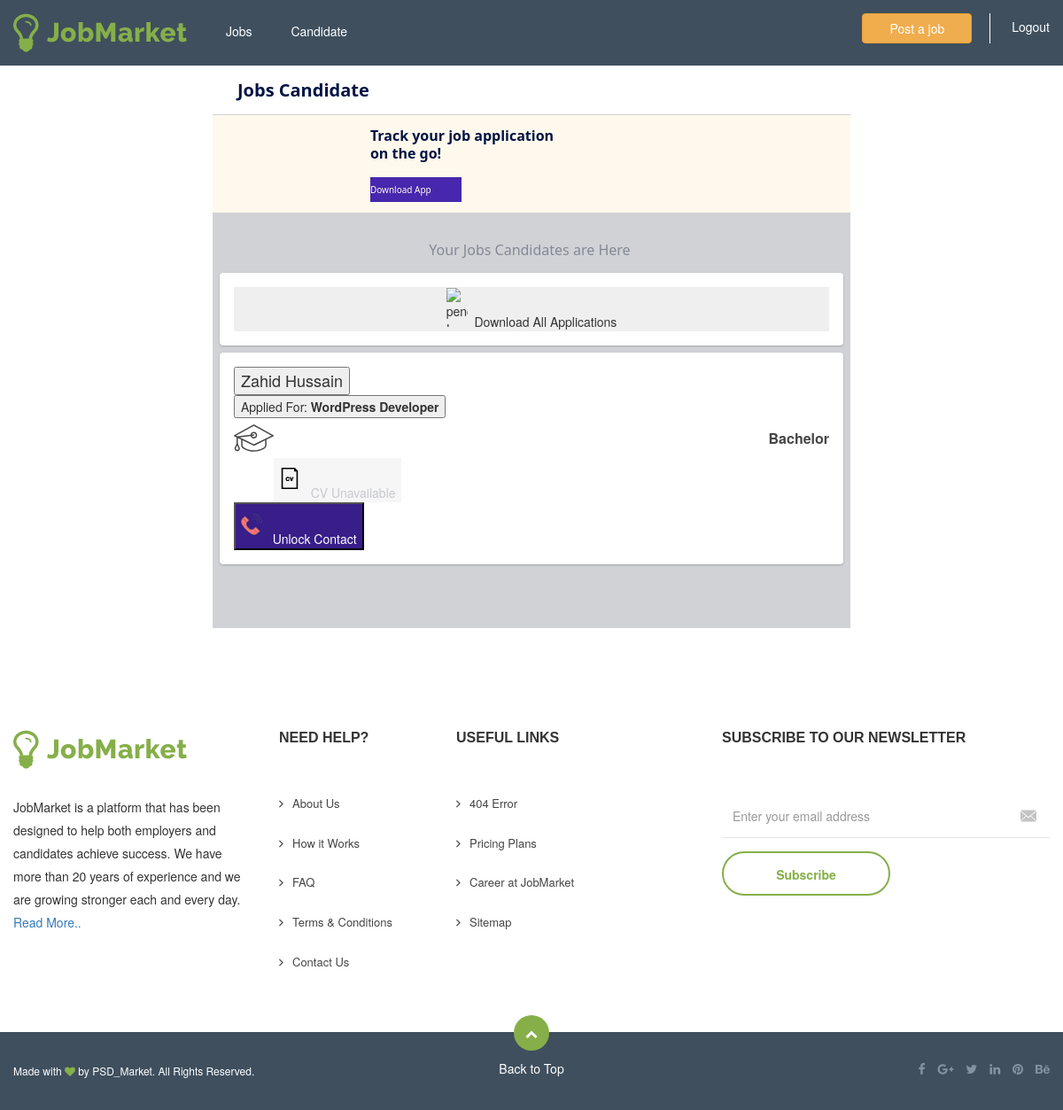
The app's page /emp/candidates.php (signed in) with its own data.
### tables this page shows
CREATE TABLE `applicant` (
  `id` int(255) NOT NULL,
  `aname` varchar(255) NOT NULL,
  `email` varchar(255) NOT NULL,
  `whatsapp` varchar(255) NOT NULL,
  `salary_min` varchar(255) NOT NULL,
  `salary_max` varchar(255) NOT NULL,
  `experience_max` varchar(255) NOT NULL,
  `experience_min` varchar(255) NOT NULL,
  `education` varchar(255) NOT NULL,
  `job_id` int(255) NOT NULL,
  `can_id` int(255) NOT NULL
);

CREATE TABLE `jobs` (
  `id` int(255) NOT NULL,
  `job_title` varchar(255) NOT NULL,
  `job_type` varchar(255) NOT NULL,
  `salarymin` varchar(255) NOT NULL,
  `salarymax` varchar(255) NOT NULL,
  `experience_min` varchar(255) NOT NULL,
  `experience_max` varchar(255) NOT NULL,
  `cid` int(255) NOT NULL,
  `cate_id` int(255) NOT NULL,
  `emp_id` int(255) NOT NULL,
  `pin_code` varchar(255) NOT NULL,
  `job_description` varchar(255) NOT NULL,
  `company_name` varchar(255) NOT NULL,
  `company_email` varchar(255) NOT NULL,
  `phone_no` varchar(255) NOT NULL
);

### emp/candidates.php (the view, shortened to what this page needs)
<!doctype html>
<html lang="en">
<head>
	  <link rel="stylesheet" type="text/css" href="../assets/css/font-awesome.min.css">
    <link rel="stylesheet" type="text/css" href="../assets/css/bootstrap.min.css">
    <link rel="stylesheet" type="text/css" href="../assets/lib/slick/slick.css">
    <link rel="stylesheet" type="text/css" href="../assets/lib/slick/slick-theme.css">
    <link rel="stylesheet" type="text/css" href="../assets/lib/select2/css/select2.css">
    <link rel="stylesheet" type="text/css" href="../assets/css/main.css">
    <link rel="stylesheet" type="text/css" href="../assets/css/color.css">
    <link rel="stylesheet" type="text/css" href="../assets/css/responsive.css">
        <link rel="stylesheet" href="https://employer.waahjobs.com/_next/static/css/f3c68ca3490114386ae9.css">
</head>
<body>
    <?php include 'header.php'; ?>
 <div id="__next">
            <div class="css-1dbjc4n r-13awgt0">
                <div class="css-1dbjc4n r-1awozwy r-14lw9ot r-qklmqi r-1wdxeg r-18u37iz r-1mwlp6a r-ymttw5 r-184en5c">
                    <div class="css-1dbjc4n r-13awgt0">
                        <h1 style="margin: 0px; line-height: 0;">
                            <div dir="auto" class="css-76zvg2 r-1t176gz r-adyw6z r-1kfrs79 r-vrz42v r-1ttztb7 r-3twk1y" style="text-align: center !important;">Jobs Candidate</div>
                        </h1>
                    </div>
                </div>
                <div class="css-1dbjc4n r-13awgt0">
                    <div class="css-1dbjc4n r-150rngu r-eqz5dr r-16y2uox r-1wbh5a2 r-11yh6sk r-1rnoaur r-1sncvnh">
                        <div class="css-1dbjc4n r-1xce7rv r-2llsf r-z7lthc">
                            <div role="button" data-focusable="true" tabindex="0" class="css-18t94o4 css-1dbjc4n r-1awozwy r-f8vsa5 r-18u37iz r-1777fci">
                                <div class="css-1dbjc4n">
                                    <div dir="auto" class="css-76zvg2 r-1t176gz r-ubezar r-vw2c0b r-rjixqe r-1ttztb7 r-3twk1y">Track your job application</div>
                                    <div dir="auto" class="css-76zvg2 r-1t176gz r-ubezar r-vw2c0b r-rjixqe r-1ttztb7 r-3twk1y">on the go!</div>
                                    <div class="css-1dbjc4n" style="background-color: rgb(71, 39, 173); margin-top: 17px; padding-top: 8px; padding-bottom: 8px; width: 50%;">
                                        <div dir="auto" class="css-76zvg2 r-1kihuf0 r-gnh785 r-10x49cs r-1it3c9n r-56xrmm r-1ttztb7 r-3twk1y">Download App</div>
                                    </div>
                                </div>
                                <div class="css-1dbjc4n r-1mlwlqe r-1udh08x r-417010" style="height: 110px; width: 157px;">
                                    <div class="css-1dbjc4n r-1niwhzg r-vvn4in r-u6sd8q r-ehq7j7 r-1p0dtai r-1pi2tsx r-1d2f490 r-u8s1d r-zchlnj r-ipm5af r-13qz1uu r-1wyyakw" style="background-image: url(&quot;https://olxjobs-static.aasaanjobs.net/candidate_web/OlxIntegration/celebrity_jadeja.png&quot;);"></div>
                                </div>
                            </div>
                            <div class="css-1dbjc4n r-150rngu r-eqz5dr r-16y2uox r-1wbh5a2 r-11yh6sk r-1rnoaur r-1sncvnh">
                                <div class="css-1dbjc4n r-edyy15">
                                    <div class="css-1dbjc4n">
                                        <div class="css-1dbjc4n r-1awozwy r-18u37iz r-1777fci r-kzbkwu r-1ygmrgt">
                                            <div dir="auto" class="css-76zvg2 r-1ok0lxs r-ubezar r-1it3c9n r-rjixqe r-1ttztb7 r-3twk1y">Your Jobs Candidates are Here </div>
                                        </div>
                                    </div>
                                    <div class="css-1dbjc4n">
    <div role="button" data-focusable="true" tabindex="0" class="css-18t94o4 css-1dbjc4n">
        <div class="css-1dbjc4n r-14lw9ot r-z2wwpe r-14nekm4 r-1544tr9 r-1p6iasa r-nsbfu8">
            <button class="ant-btn link-btn font-bold" style="border: none;" id="download">
                  <div style="display: inline-block; max-width: 100%; overflow: hidden; position: relative; box-sizing: border-box; margin: 0px;">
        <div style="box-sizing: border-box; display: block; max-width: 100%;"></div>
        <img alt="pencil Icon" src="../assets/img/excel.svg?w=24&amp;q=80" decoding="async" class="p-right-2"  style="position: absolute; inset: 0px; box-sizing: border-box; padding: 0px; border: none; margin: auto; display: block; width: 0px; height: 0px; min-width: 100%; max-width: 100%; min-height: 100%; max-height: 100%;"> <i class="fa fa-phone-volume"></i>
    </div>
                <span>&nbsp;Download All Applications</span>
            </button>
            </div>
        </div>
    </div>
 <?php
            include '../db.php';
            $empid=$_SESSION['id'];
    $sql = "SELECT * FROM jobs where emp_id='$empid'";
$result = mysqli_query($con, $sql);
if (mysqli_num_rows($result) > 0) {
  while($row = mysqli_fetch_assoc($result)) {
    $jid=$row['id'];
     $sql1 = "SELECT * FROM applicant where job_id='$jid'";
$result1 = mysqli_query($con, $sql1);
if (mysqli_num_rows($result1) > 0) {
  while($row1 = mysqli_fetch_assoc($result1)) {
             ?>
 <div class="css-1dbjc4n">
    <div role="button" data-focusable="true" tabindex="0" class="css-18t94o4 css-1dbjc4n">
        <div class="css-1dbjc4n r-14lw9ot r-z2wwpe r-14nekm4 r-1544tr9 r-1p6iasa r-nsbfu8">
<div class="ant-col ant-col-24"><div class="ant-row job-details-container" style="row-gap: 0px;">
    <div class="ant-col ant-col-18 job-title">
        <button type="button" class="ant-btn ant-btn-link title-container"><div class="ant-typography ant-typography-ellipsis ant-typography-single-line ant-typography-ellipsis-single-line  font-bold text-capitalize" style="font-size: 18px;"><?php echo $row1['aname']; ?></div>
    </button><br>
    <button type="button" class="ant-btn ant-btn-link">
    <span class="ant-typography  color-blue-grey-5 p-top-8">Applied For: <b><?php
$sql2 = "SELECT * FROM jobs where id='$jid'";
$result2 = mysqli_query($con, $sql2);
$row2 = mysqli_fetch_assoc($result2);
      echo $row2['job_title'];
 ?> </b></span>
 </button>
   </div>
   <div class="ant-col ant-col-4 job-title" style="text-align: right;">
        <span class="category-icon" style="text-align: right;">
                        </span>
                        <span style="color: #454545;
    font-size: 16px;
    font-weight: 600;
    line-height: 45px;
    display: inline-block;"><?php echo $row1['education']; ?></span>
   </div>
    </div>
    <div class="ant-row job-card-footer" style="row-gap: 0px;">
        <div class="ant-col ant-col-6 margin-right-2rem">
            <button type="button" class="ant-btn link-btn font-bold" style="background: #F6F6F6; color: #C8C9CE; border: none;">
        <div style="display: inline-block; max-width: 100%; overflow: hidden; position: relative; box-sizing: border-box; margin: 0px;">
        <div style="box-sizing: border-box; display: block; max-width: 100%;"></div>
        <img alt="pencil Icon" src="../assets/img/cv.svg?w=24&amp;q=80" decoding="async" class="p-right-2"  style="position: absolute; inset: 0px; box-sizing: border-box; padding: 0px; border: none; margin: auto; display: block; width: 0px; height: 0px; min-width: 100%; max-width: 100%; min-height: 100%; max-height: 100%;"> <i class="fa fa-phone-volume"></i>
    </div>
       <span>&nbsp; CV Unavailable</span>
    </button>
    </div>
        <div class="ant-col ant-col-10 margin-right-2rem" id="contacthide">
            <button type="button" class="ant-btn link-btn font-bold" style="background: #381E89; color: white;">
        <div style="display: inline-block; max-width: 100%; overflow: hidden; position: relative; box-sizing: border-box; margin: 0px;">
        <div style="box-sizing: border-box; display: block; max-width: 100%;"></div>
        <img alt="pencil Icon" src="../assets/img/phonelock.svg?w=24&amp;q=80" decoding="async" class="p-right-2"  style="position: absolute; inset: 0px; box-sizing: border-box; padding: 0px; border: none; margin: auto; display: block; width: 0px; height: 0px; min-width: 100%; max-width: 100%; min-height: 100%; max-height: 100%;"> <i class="fa fa-phone-volume"></i>
    </div>
       <span>&nbsp; Unlock Contact</span>
    </button>
    </div>
    </div>
</div>
     </div>
</div>
 </div>
 <?php  }
} } } ?>
                            </div>
                        </div>
                    </div>
                </div>
            </div>
        </div>
    </div>
    <?php include 'footer.php'; ?>
</body>
</html>

### assets/css/main.css (style rules this page uses)
body { margin:0; font-family: 'Poppins', sans-serif; font-weight: 400; font-size:13px; overflow-x: hidden; }
h1,h1 a { font-size: 48px }
h1,h2,h3,h4,h5,h6 { font-weight: 700;font-family: 'Raleway', sans-serif }
.category-icon { float: left; }
.category-icon svg { width: 45px; height: 45px; }
h1 { font-family:Tahoma,Arial,sans-serif }

### assets/css/color.css (style rules this page uses)
.select2-container--default .select2-results > .select2-results__options::-webkit-scrollbar-thumb, .select2-container--default .select2-results > .select2-results__options::-webkit-scrollbar-thumb:window-inactive, { background-color: #86af49; }

### records on screen
applicant: aname "Zahid Hussain", job.job_title "WordPress Developer", education "Bachelor"
